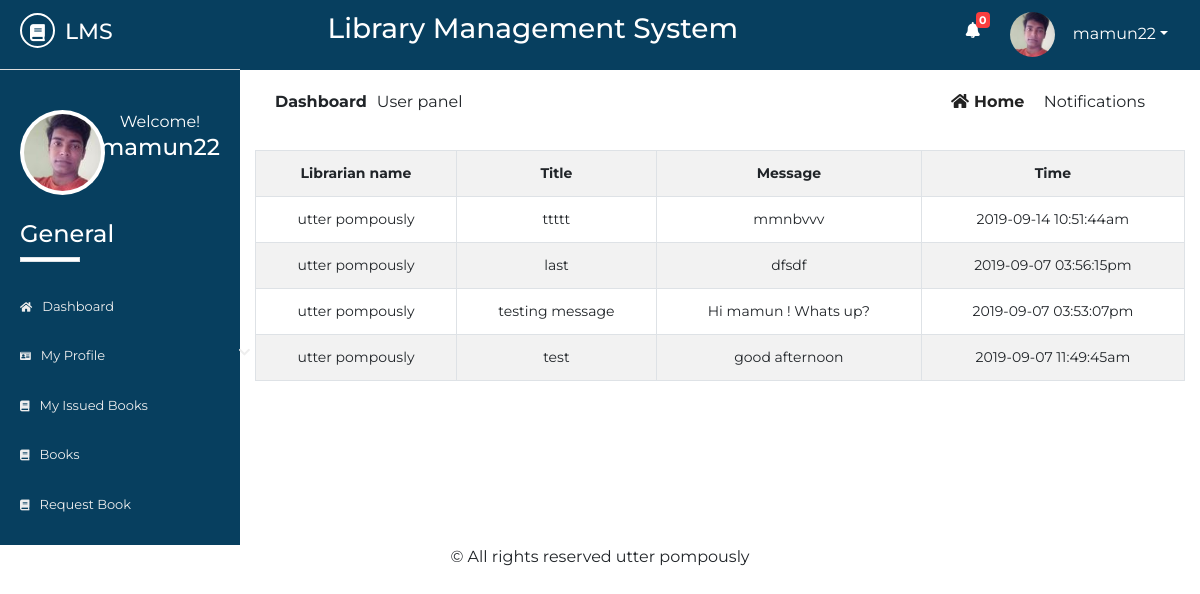
/Source/librarian/user/student/notifications.php (signed in), run on the app's committed database.
### tables this page shows
CREATE TABLE IF NOT EXISTS `std_registration` (
  `id` int NOT NULL AUTO_INCREMENT,
  `name` varchar(50) NOT NULL,
  `username` varchar(50) NOT NULL,
  `password` varchar(50) NOT NULL,
  `email` varchar(50) NOT NULL,
  `phone` varchar(50) NOT NULL,
  `sem` varchar(10) NOT NULL,
  `dept` varchar(10) NOT NULL,
  `session` varchar(5) NOT NULL,
  `regno` varchar(20) NOT NULL,
  `address` varchar(100) NOT NULL,
  `utype` varchar(7) NOT NULL,
  `photo` varchar(500) NOT NULL,
  `status` varchar(7) NOT NULL,
  `vkey` varchar(250) NOT NULL,
  `verified` varchar(3) NOT NULL,
  PRIMARY KEY (`id`)
);

CREATE TABLE IF NOT EXISTS `message` (
  `id` int NOT NULL AUTO_INCREMENT,
  `susername` varchar(50) NOT NULL,
  `rusername` varchar(50) NOT NULL,
  `title` varchar(100) NOT NULL,
  `msg` varchar(300) NOT NULL,
  `read1` varchar(10) NOT NULL,
  `time` varchar(100) NOT NULL,
  PRIMARY KEY (`id`)
);

CREATE TABLE IF NOT EXISTS `lib_registration` (
  `id` int NOT NULL AUTO_INCREMENT,
  `name` varchar(50) NOT NULL,
  `username` varchar(20) NOT NULL,
  `password` varchar(20) NOT NULL,
  `email` varchar(50) NOT NULL,
  `phone` varchar(20) NOT NULL,
  `address` varchar(100) NOT NULL,
  `photo` varchar(500) NOT NULL,
  `status` varchar(7) NOT NULL,
  PRIMARY KEY (`id`)
);

### Source/librarian/user/student/notifications.php (the view, shortened to what this page needs)
           <?php
       include 'inc/header.php';
       include 'inc/connection.php';
       mysqli_query($link,"update message set read1='y' where rusername='$_SESSION[student]'");
    ?>
<div class="dashboard-content">
	<div class="dashboard-header">
		<div class="container">
			<div class="row">
				<div class="col-md-6">
					<div class="left">
						<p><span>dashboard</span>User panel</p>
					</div>
				</div>
				<div class="col-md-6">
					<div class="right text-right">
						<a href="dashboard.php"><i class="fas fa-home"></i>home</a>
						<span class="disabled">notifications</span>
					</div>
				</div>
                   <div class="col-md-12">
                       <table class="table table-bordered text-center table-striped">
                           <tr>
                               <th>Librarian name</th>
                               <th>Title</th>
                               <th>Message</th>
                               <th>Time</th>
                           </tr>
                           <?php
                                $res=mysqli_query($link,"select * from message where rusername='$_SESSION[student]' order by id desc");
                                 while ($row = mysqli_fetch_array($res)){
                                      $res1=mysqli_query($link,"select * from lib_registration where username='$row[susername]'");
                                      while ($row1 = mysqli_fetch_array($res1)){
                                          $name = $row1["name"];
                                      }
                                       echo "<tr>";
                                       echo "<td>"; echo $name; echo "</td>";
                                       echo "<td>"; echo $row["title"]; echo "</td>";
                                       echo "<td>"; echo $row["msg"]; echo "</td>";
                                       echo "<td>"; echo $row["time"]; echo "</td>";
                                       echo "</tr>";
                                 }
                            ?>
                       </table>
                   </div>
			</div>
		</div>
	</div>
</div>
     <?php
          include 'inc/footer.php';
      ?>

### Source/librarian/user/student/inc/header.php (shortened to what this page needs)
<?php
include 'inc/connection.php';
    $res = mysqli_query($link,"select * from message where rusername='$_SESSION[student]' && read1='n'");
    $not= mysqli_num_rows($res);
?>
<!DOCTYPE html>
<html lang="en">
<head>
	<link rel="stylesheet" href="inc/css/bootstrap.min.css">
	<link rel="stylesheet" href="inc/css/bootstrap-select.min.css">
	<link rel="stylesheet" href="inc/css/fontawesome-all.min.css">
	<link rel="stylesheet" href="inc/css/datatables.min.css">
	<link rel="stylesheet" href="inc/css/pro1.css">
</head>
<body>
	<div class="main-content">
		<div class="wrapper">
			<div class="left-sidebar">
				<div class="p-title">
					<h3><a href=""><i class="fas fa-book"></i><span>lms</span></a></h3>
				</div>
				<div class="profile">
					<div class="profile-pic">
						<?php
                            $res = mysqli_query($link, "select * from std_registration where username='".$_SESSION['student']."'");
                            while ($row = mysqli_fetch_array($res)){
                                ?><img src="<?php echo $row["photo"]; ?> " height="" width="" alt="something wrong" class="rounded-circle"></a> <?php
                            }
                        ?>
					</div>
					<div class="profile-info text-center">
						<span>Welcome!</span>
						<h2><?php echo $_SESSION["student"]; ?></h2>
					</div>
				</div>
				<div class="sidebar-menu">
					<h3>General</h3>
					<div class="border"></div>
	                <ul>
	                    <li class="menu <?php if($page=='home'){ echo 'active';} ?>">
      						<a href="dashboard.php"><i class="fas fa-home"></i>Dashboard</a>
    					</li>
    				    <li class="menu menu-toggle1">
      						<a href="#"><i class="fas fa-id-card"></i>My profile <span class="fa fa-chevron-down"></span></a>
	   					</li>
    					<li class="menu <?php if($page=='ibook'){ echo 'active';} ?>">
      						<a href="my-issued-books.php"><i class="fas fa-book"></i>my issued books</a>
    					</li>
    					<li class="menu <?php if($page=='books'){ echo 'active';} ?>">
      						<a href="books.php"><i class="fas fa-book"></i>books</a>
    					</li>
    					<li class="menu <?php if($page=='rbook'){ echo 'active';} ?>">
      						<a href="request-book.php"><i class="fas fa-book"></i>request book</a>
    					</li>
    				</ul>
				</div>
			</div>
			<div class="content">
				<div class="inner">
					<div class="heading text-center">
						<h3>Library Management System</h3>
					</div>
					<div class="header-profile text-right">
						<ul>
							<li class="icon">
								<a href="notifications.php" ><i class="fas fa-bell"></i></a>
								<span class="count" onclick="window.location='notifications.php'"><b><?php echo $not; ?></b></span>
							</li>
							<li class="dropdown">
								 <?php
                                     $res = mysqli_query($link, "select * from std_registration where username='".$_SESSION['student']."'");
                                     while ($row = mysqli_fetch_array($res)){
                                         ?><a href="" class="dropdown-toggle" data-toggle="dropdown"><img src="<?php echo $row["photo"]; ?>" alt=""><span><?php echo $_SESSION["student"]; ?></span></a> <?php
                                     }
                                ?>
							</li>
						</ul>
					</div>
				</div>

### Source/librarian/user/student/inc/css/pro1.css (style rules this page uses)
* { margin: 0; padding: 0; }
body { font-family: 'Montserrat', sans-serif; }
.border { width: 60px; height: 5px; background: #fff; }
.main-content { width: 100%; height: auto; overflow: hidden; }
.main-content .left-sidebar { width: 20%; height: auto; background: #073f5f; float: left; }
.main-content .left-sidebar .p-title { width: 100%; padding: 13px; padding-left: 20px; background: #073f5f; border-bottom: 1px solid #ddd; }
.main-content .p-title a { text-decoration: none; color: #fff; font-size: 22px; text-transform: uppercase; }
.main-content .p-title a i { width: 35px; height: 35px; line-height: 35px; text-align: center; font-size: 17px; border-radius: 50%; border: 2px solid #fff; }
.main-content .p-title a span { margin-left: 10px; }
.main-content .left-sidebar .profile { width: 100%; padding: 20px; margin-top: 0; padding-top: 0; }
.main-content .left-sidebar .profile .profile-pic { width: 40%; float: left; }
.main-content .left-sidebar .profile img { width: 85px; height: 85px; position: inherit; padding: 4px; background: #fff; overflow: hidden; }
.main-content .left-sidebar .profile .profile-info { width: 60%; float: left; color: #fff; }
.main-content .left-sidebar .profile .profile-info h2 { font-size: 23px; }
.sidebar-menu { color: #fff; width: 100%; padding-top: 60px; padding-left: 0; }
.sidebar-menu h3 { margin-left: 20px; font-size: 24px; }
.sidebar-menu .border { margin-left: 20px; margin-bottom: 20px; }
.sidebar-menu ul li a { text-decoration: none; color: #eee; width: 270px; padding: 15px 20px; font-size: 13px; display: block; text-transform: capitalize; transition: all .5s ease; }
.sidebar-menu ul { padding-left: 0; }
.sidebar-menu ul li a i { margin-right: 10px; font-size: smaller; }
.sidebar-menu ul li a span { float: right; }
.content { width: 80%; height: auto; float: right; }
.content .inner { width: 100%; height: 70px; background: #073f5f; padding: 12px; }
.content .inner .heading { width: 60%; float: left; color: #fff; }
.content .inner .header-profile { width: calc(40%-20px); float: right; margin-right: 20px; position: relative; }
.content .inner .header-profile .icon i { margin-right: 30px; font-size: 16px; margin-top: 10px; }
.header-profile .dropdown span { color: #fff; margin-left: 10px; }
.header-profile .icon span { color: #fff; position: absolute; left: 10px; top: 0; font-size: 11px; width: 14px; height: 16px; line-height: 16px; text-align: center; border-radius: 4px; background: #FA3E3E; }
.header-profile ul li { list-style: none; float: left; }
.header-profile ul li i { color: #fff; }
.header-profile img { width: 40px; height: 40px; border-radius: 50%; margin-right: 8px; }
.dropdown a { text-decoration: none; color: #fff; }
.dropdown img { width: 45px; height: 45px; border-radius: 50%; }
.dashboard-content { padding-bottom: 30px; }
.dashboard-header .left { padding: 20px; }
.dashboard-header .left p span { text-transform: capitalize; margin-right: 10px; font-weight: bold; }
.dashboard-header .right { padding: 20px; margin-right: 20px; }
.dashboard-header .right a { text-transform: capitalize; text-decoration: none; color: #222; margin-right: 15px; font-weight: bold; }
.dashboard-header .right a i { margin-right: 5px; }
.dashboard-header .right span { text-transform: capitalize; }

### data on the page
std_registration: photo (picture)
message: lib_registration.name "utter pompously", title "ttttt", msg "mmnbvvv", time "2019-09-14 10:51:44am"
message: lib_registration.name "utter pompously", title "last", msg "dfsdf", time "2019-09-07 03:56:15pm"
message: lib_registration.name "utter pompously", title "testing message", msg "Hi mamun ! Whats up?", time "2019-09-07 03:53:07pm"
message: lib_registration.name "utter pompously", title "test", msg "good afternoon", time "2019-09-07 11:49:45am"

### other printed values
$_SESSION["student"] "mamun22"
$not "0"
